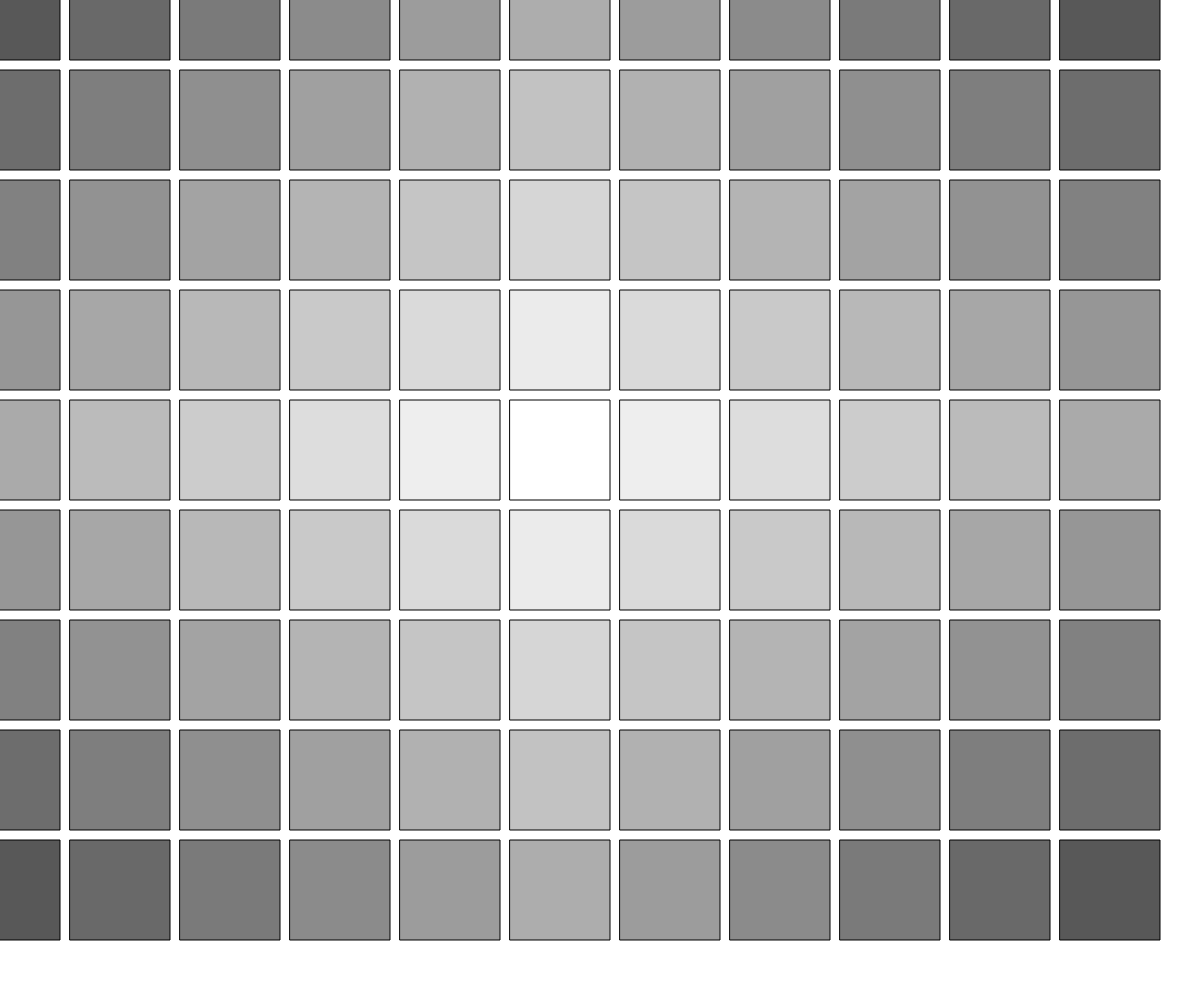
Frame 1 (no input)
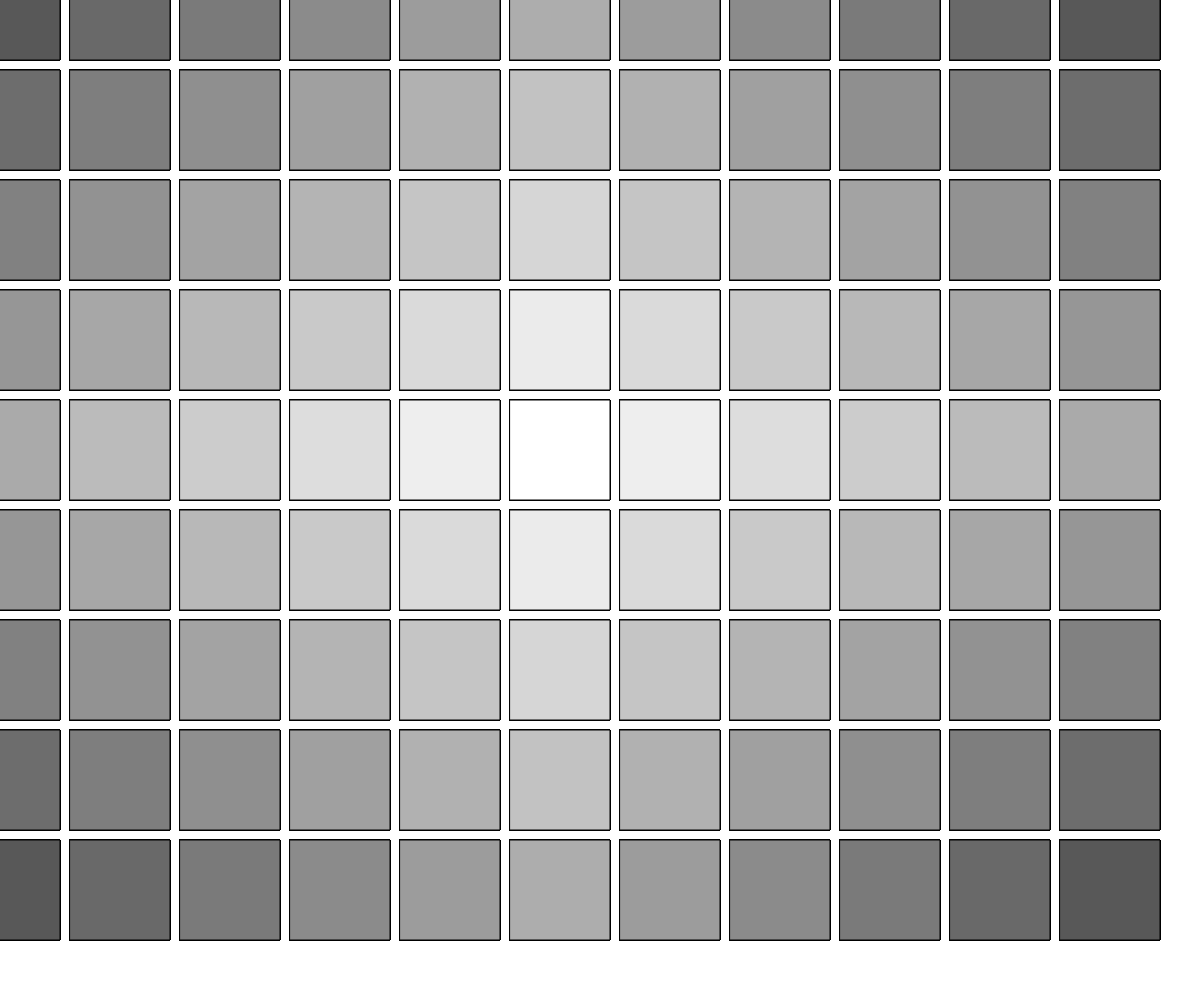
Frame 60 (no input)
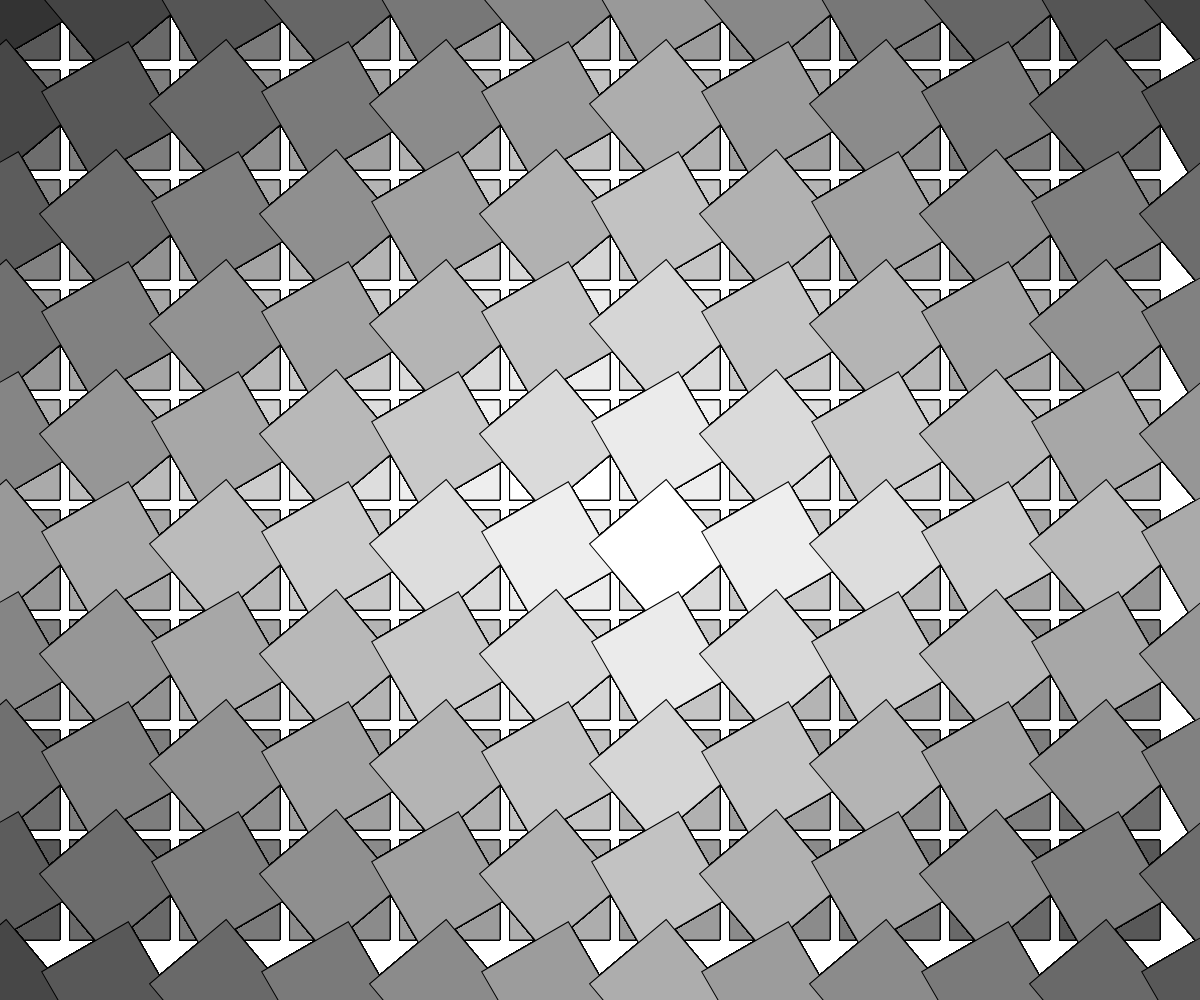
Frame 120 (the mouse pressed at the canvas centre since frame 60)

The p5.js sketch that drew these frames (run headless with seeded random() and noise() and a simulated clock; from frame 60 on, the mouse is pressed at the canvas centre):

// p5.js sketch
// ── sketch.js
var xn, yn, rand;

function setup() {
  createCanvas(windowWidth, windowHeight);
  rectMode(CENTER);
  xn = windowWidth / 100;
  yn = windowHeight / 100;
  ym = windowHeight/2;
  xm = windowWidth/2;
  rand = random(0,255)
  textSize(12)
}

function draw() {
  //background(255);
  rand = rand > 0 ? rand - 0.3 : 255;
  for(var i = 0; i < xn; i++) {
    for(var j = 0; j < yn; j++) {
      //fill(map(((xn-i)*(yn-j)),0,xn*yn,50,255))
      colorMode(RGB);
      fill(
        map(map(abs(yn/2-j),0,yn/2,0,10) + map(abs(xn/2-i),0,xn/2,0,10),0,25,255,0)
      )
      strokeWeight(1);

      push();
      translate(i*110+(map(xm-mouseX,xm,-xm,-100,100)),j*110+(map(ym-mouseY,ym,-ym,-100,100)));
      rotate(radians((i+j) % 2 === 0 ? mouseX : mouseY));
      rect(0,0,100,100);
      pop();
    }
  }
}
function windowResized() {
  resizeCanvas(windowWidth, windowHeight);
  xn = windowWidth / 100;
  yn = windowHeight / 100;
  ym = windowHeight/2;
  xm = windowWidth/2;
}
